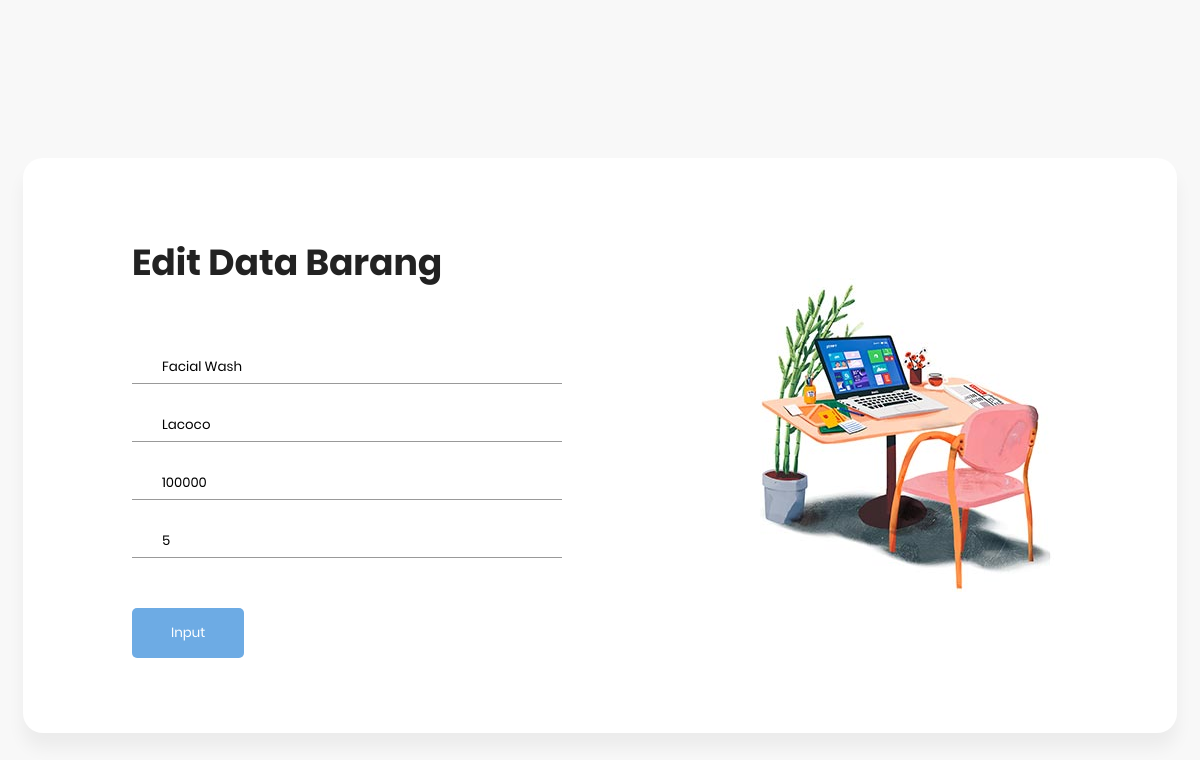
Page /view/edit/edit_barang.php?id=B-001&aksi=edit (signed in) on the committed database.
### tables this page shows
CREATE TABLE `barang` (
  `kode_barang` varchar(45) NOT NULL,
  `nama_barang` varchar(50) NOT NULL,
  `brand` varchar(50) NOT NULL,
  `harga_barang` varchar(45) NOT NULL,
  `jumlah` varchar(45) NOT NULL
);

### model/databasebarang.php (called while the page is built, shortened)
<?php
class database{
    var $host = "localhost";
    var $uname = "root";
    var $pass = "";
    var $db = "project_bpwl";
    function __construct(){
        $this->con = mysqli_connect($this->host, $this->uname, $this->pass, $this->db);
    }
    function edit($kode_barang){
        $data = mysqli_query(mysqli_connect($this->host, $this->uname, $this->pass, $this->db), "select * from barang
        where kode_barang= '$kode_barang'");
        while ($d = mysqli_fetch_array($data)){
            $hasil[] = $d;
        }
        return $hasil;
    }
}
?>

### view/edit/edit_barang.php (the view, shortened to what this page needs)
<?php
include '../../model/databasebarang.php';
$db = new database();
?>
<!DOCTYPE html>
<html lang="en">
<head>
    <link rel="stylesheet" href="fonts/material-icon/css/material-design-iconic-font.min.css">
    <link rel="stylesheet" href="https://cdnjs.cloudflare.com/ajax/libs/font-awesome/5.15.2/css/all.min.css">
    <link rel="stylesheet" href="css/style.css">
</head>
<body>
<div class="main">
        <section class="signup">
            <div class="container">
                <div class="signup-content">
                    <div class="signup-form">
                        <h2 class="form-title">Edit Data Barang</h2>
                        <form action="../../controller/proses_barang.php?aksi=update" method="post">
                        <?php
                        foreach($db->edit($_GET['id']) as $d){
                        ?>
                            <div class="form-group">
                                <label for="email"><i class="zmdi zmdi-label"></i></label>
                                <input type="text" name="nama_barang" value="<?php echo $d['nama_barang'] ?>">
                            </div>
                            <div class="form-group">
                                <label for="pass"><i class="zmdi zmdi-labels"></i></label>
                                <input type="text" name="brand" value="<?php echo $d['brand'] ?>">
                            </div>
                            <div class="form-group">
                                <label for="re-pass"><i class="zmdi zmdi-money"></i></label>
                                <input type="text" name="harga_barang" value="<?php echo $d['harga_barang'] ?>">
                            </div>
                            <div class="form-group">
                                <label for="re-pass"><i class="zmdi zmdi-chart"></i></label>
                                <input type="text" name="jumlah" value="<?php echo $d['jumlah'] ?>">
                            </div>
                            <div class="form-group form-button">
                                <input type="submit" name="signup" id="signup" class="form-submit" value="Input"/>
                            </div>
                            <?php  } ?>
                        </form>
                    </div>
                    <div class="signup-image">
                        <figure><img src="images/signup-image.jpg" alt="sing up image"></figure>
                    </div>
                </div>
            </div>
        </section>
        </div>
</body>
</html>

### view/edit/css/style.css (style rules this page uses)
display-flex, .display-flex, .display-flex-center, .signup-content, .signin-content, .social-login, .socials { display: flex; display: -webkit-flex; }
input, select, textarea { outline: none; appearance: unset !important; -moz-appearance: unset !important; -webkit-appearance: unset !important; -o-appearance: unset !important; -ms-appearance: unset !important; }
img { max-width: 100%; height: auto; }
figure { margin: 0; }
h2 { line-height: 1.66; margin: 0; padding: 0; font-weight: bold; color: #222; font-family: Poppins; font-size: 36px; }
.main { background: #f8f8f8; padding: 150px 0; }
body { font-size: 13px; line-height: 1.8; color: #222; background: #f8f8f8; font-weight: 400; font-family: Poppins; }
.container { width: 900px; background: #fff; margin: 0 auto; box-shadow: 0px 15px 16.83px 0.17px rgba(0, 0, 0, 0.05); -moz-box-shadow: 0px 15px 16.83px 0.17px rgba(0, 0, 0, 0.05); -webkit-box-shadow: 0px 15px 16.83px 0.17px rgba(0, 0, 0, 0.05); -o-box-shadow: 0px 15px 16.83px 0.17px rgba(0, 0, 0, 0.05); -ms-box-shadow: 0px 15px 16.83px 0.17px rgba(0, 0, 0, 0.05); border-radius: 20px; -moz-border-radius: 20px; -webkit-border-radius: 20px; -o-border-radius: 20px; -ms-border-radius: 20px; }
.signup { margin-bottom: 150px; }
.signup-content { padding: 75px 0; }
.signup-form, .signup-image, .signin-form, .signin-image { width: 50%; overflow: hidden; }
.signup-image { margin: 0 55px; }
.form-title { margin-bottom: 33px; }
.signup-image { margin-top: 45px; }
figure { margin-bottom: 50px; text-align: center; }
.form-submit { display: inline-block; background: #6dabe4; color: #fff; border-bottom: none; width: auto; padding: 15px 39px; border-radius: 5px; -moz-border-radius: 5px; -webkit-border-radius: 5px; -o-border-radius: 5px; -ms-border-radius: 5px; margin-top: 25px; cursor: pointer; }
.signup-form { margin-left: 75px; margin-right: 75px; padding-left: 34px; }
.form-group { position: relative; margin-bottom: 25px; overflow: hidden; }
.form-group:last-child { margin-bottom: 0px; }
input { width: 100%; display: block; border: none; border-bottom: 1px solid #999; padding: 6px 30px; font-family: Poppins; box-sizing: border-box; }
label { position: absolute; left: 0; top: 50%; transform: translateY(-50%); -moz-transform: translateY(-50%); -webkit-transform: translateY(-50%); -o-transform: translateY(-50%); -ms-transform: translateY(-50%); color: #222; }
@media screen and (max-width: 1200px) { .container { width: calc( 100% - 30px); max-width: 100%; } }
@media screen and (min-width: 1024px) { .container { max-width: 1200px; } }

### rows in the picture
barang: nama_barang "Facial Wash", brand "Lacoco", harga_barang "100000", jumlah "5"
